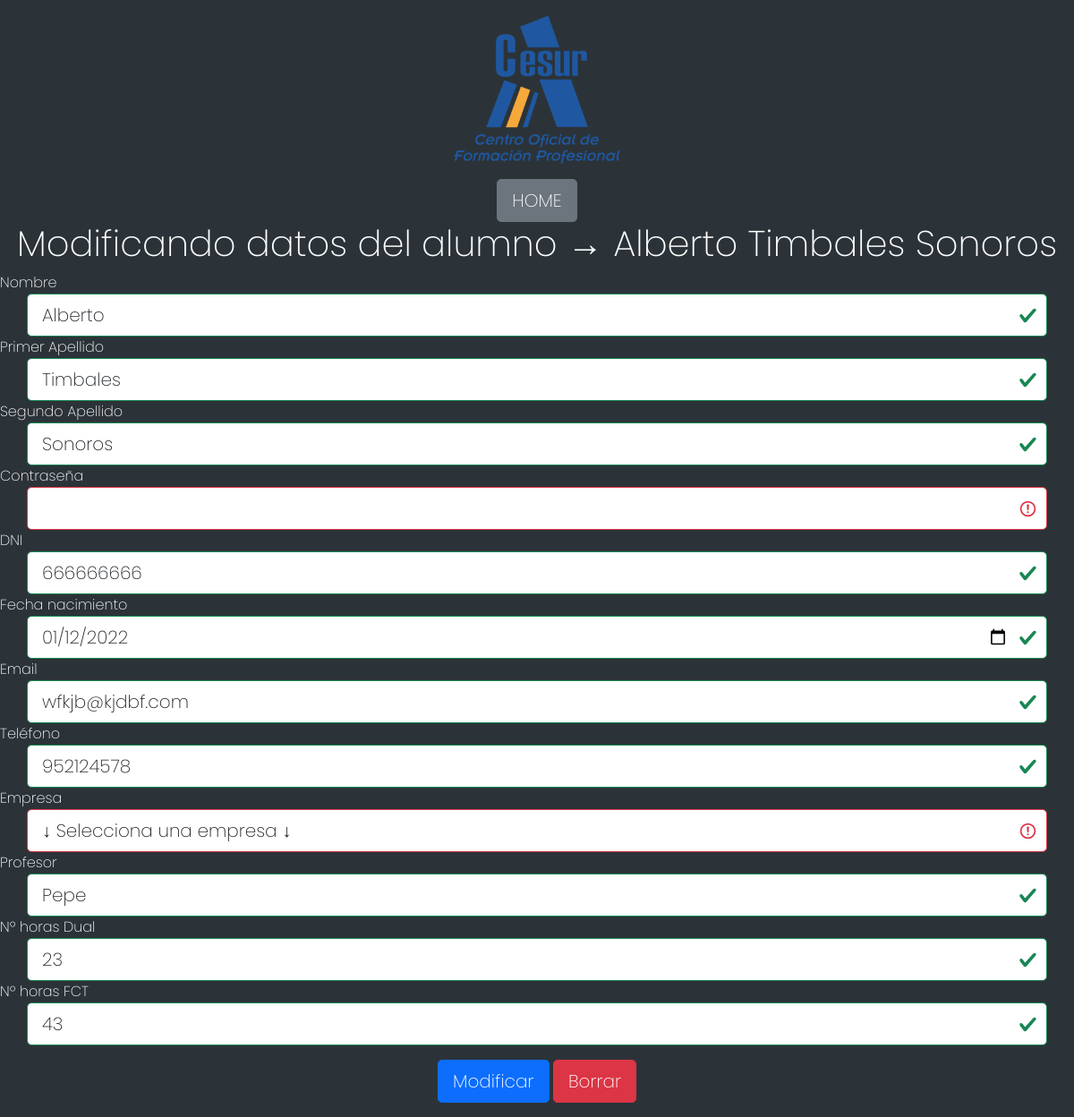
/php/modAlumno.php?id=2 (signed in), run on the app's committed database.
### tables this page shows
CREATE TABLE `alumno` (
  `ID_Alumno` int NOT NULL AUTO_INCREMENT,
  `Nombre` varchar(20) NOT NULL,
  `Apellido1` varchar(20) NOT NULL,
  `Apellido2` varchar(20) NOT NULL,
  `Contraseña` char(32) NOT NULL,
  `DNI` varchar(9) NOT NULL,
  `Fecha_Nacimiento` date NOT NULL,
  `Email` varchar(64) NOT NULL,
  `Telefono` int NOT NULL,
  `Empresa` varchar(64) NOT NULL,
  `Tutor` varchar(64) NOT NULL,
  `NºHoras_Dual` int NOT NULL,
  `NºHoras_FCT` int NOT NULL,
  `Observaciones` text,
  `rol` int DEFAULT 2,
  PRIMARY KEY (`ID_Alumno`)
);

### php/lib/DB.php (called while the page is built, shortened)
<?php
class DB
{
  private $host="localhost";
  private $user="root";
  private $pass="";
  private $db_name="proyectodual";
  private $port="3307";
  private $conexion;
  private $error=false;
  function __construct()
  {
      $this->conexion = new mysqli($this->host, $this->user, $this->pass, $this->db_name, $this->port);
  }
  function hayError(){
    return $this->error;
  }
  function realizarConsulta($consulta){
    if (!$this->hayError()){
      $resultado = $this->conexion->query($consulta);
      return $resultado;
    } else {
      $this->error_msj="Imposible realizar la consulta: ".$consulta;
      return null;
    }
  }
}
?>

### php/lib/consultas.php (called while the page is built, shortened)
<?php
include 'DB.php';
class consultas extends DB
{
    public function alumnoAeditar($id) {
		$sql= "SELECT * FROM alumno WHERE ID_Alumno=".$id;
		$resultado = $this->realizarConsulta($sql);
		if ($resultado != null) {
            $tabla = [];
            while ($fila = $resultado->fetch_assoc()) {
                $tabla[] = $fila;
            }
            return $tabla;
        } else {
            return null;
        }
	}
}

### php/modAlumno.php (the view, shortened to what this page needs)
<?php
    require 'lib/consultas.php';
    $BaseDatos=new consultas();
    $alumno=$BaseDatos->alumnoAeditar($_GET["id"]);
?>
<!DOCTYPE html>
<html lang="es">
<head>
    <link rel="stylesheet" href="../css/jquery.dataTables.min.css">
    <link rel="stylesheet" href="../css/bootstrap.min.css">
    <link rel="stylesheet" href="../css/local.css">
</head>
<body>
    <div class="encabezado">
        <img class="logo" alt="logo" src="../img/CESUR-web.png">
    </div>
<div class="text-center">
    <a href="index.php"><input type="button" class="btn btn-secondary btn-lg" value="HOME"></a>
</div>
<h1 class="text-center">Modificando datos del alumno &rarr; <?php echo $alumno[0]["Nombre"]." ".$alumno[0]["Apellido1"]." ".$alumno[0]["Apellido2"] ?></h1>
    <form action="modAlumnoAuto.php" method="post" class="was-validated">
    <div class="form-group">
            <label>Nombre</label>
            <input type="text" class="form-control form-control-lg posicionFormulario" name="nom" value="<?php echo $alumno[0]["Nombre"] ?>" required>
        </div>
        <div class="form-group">
            <label>Primer Apellido</label>
            <input type="text" class="form-control form-control-lg posicionFormulario" name="ape1" value="<?php echo $alumno[0]["Apellido1"] ?>" required>
        </div>
        <div class="form-group">
            <label>Segundo Apellido</label>
            <input type="text" class="form-control form-control-lg posicionFormulario" name="ape2" value="<?php echo $alumno[0]["Apellido2"] ?>" required>
        </div>
        <div class="form-group">
            <label>Contraseña</label>
            <input type="password" class="form-control form-control-lg posicionFormulario" name="con" required>
        </div>
        <div class="form-group" name="formdni">
            <label>DNI</label>
            <input type="text" id="dni" name="dni" class="form-control form-control-lg posicionFormulario" minlength="9" maxlength="9" onchange="nif()" value="<?php echo $alumno[0]["DNI"] ?>" required>
        </div>
        <div class="form-group">
            <label>Fecha nacimiento</label>
            <input type="date" class="form-control form-control-lg posicionFormulario" name="fecha" value="<?php echo $alumno[0]["Fecha_Nacimiento"] ?>" required>
        </div>
        <div class="form-group">
            <label>Email</label>
            <input type="email" class="form-control form-control-lg posicionFormulario" name="ema" value="<?php echo $alumno[0]["Email"] ?>" required>
        </div>
        <div class="form-group">
            <label>Teléfono</label>
            <input type="text" onkeypress='return event.charCode >= 48 && event.charCode <= 57' class="form-control form-control-lg posicionFormulario" name="tel" minlength="9" maxlength="9" value="<?php echo $alumno[0]["Telefono"] ?>" required>
        </div>
        <div class="form-group">
            <label>Empresa</label>
            <select class="form-control form-control-lg posicionFormulario" name="emp" required>
            <option value="" disabled selected>&darr; Selecciona una empresa &darr;</option>
            </select>
        </div>
        <div class="form-group">
            <label>Profesor</label>
            <select class="form-control form-control-lg posicionFormulario" name="tut">
                <option value="<?php echo $_SESSION['Nombre'] ?>" selected><?php echo $_SESSION['Nombre'] ?></option>
            </select>
        </div>
        <div class="form-group">
            <label>Nº horas Dual</label>
            <input type="number" class="form-control form-control-lg posicionFormulario" name="hdual" value="<?php echo $alumno[0]["NºHoras_Dual"] ?>" required>
        </div>
        <div class="form-group">
            <label>Nº horas FCT</label>
            <input type="number" class="form-control form-control-lg posicionFormulario" name="hfct" value="<?php echo $alumno[0]["NºHoras_FCT"] ?>" required>
        </div>
        <div class="m-3 text-center">
            <input type="submit" class="btn btn-primary btn-lg" value="Modificar">
            <input type="reset" class="btn btn-danger btn-lg" value="Borrar">
        </div>
    </form>
</body>
</html>

### css/local.css (style rules this page uses)
body { font-family: 'Poppins', Arial, Helvetica, sans-serif; color: white; background-color: #2c3338; }
.posicionFormulario { margin-left: auto; margin-right: auto; width: 95%; }
.encabezado { background-color: #2c3338; width: 100%; height: 200px; text-align: center; }
.logo { width: 200px; }

### data on the page
alumno: Nombre "Alberto", Apellido1 "Timbales", Apellido2 "Sonoros", nom "Alberto", ape1 "Timbales", ape2 "Sonoros", dni "666666666", fecha "01/12/2022", ema "wfkjb@kjdbf.com", tel "952124578", hdual "23", hfct "43"

### other printed values
form field tut "Pepe"
